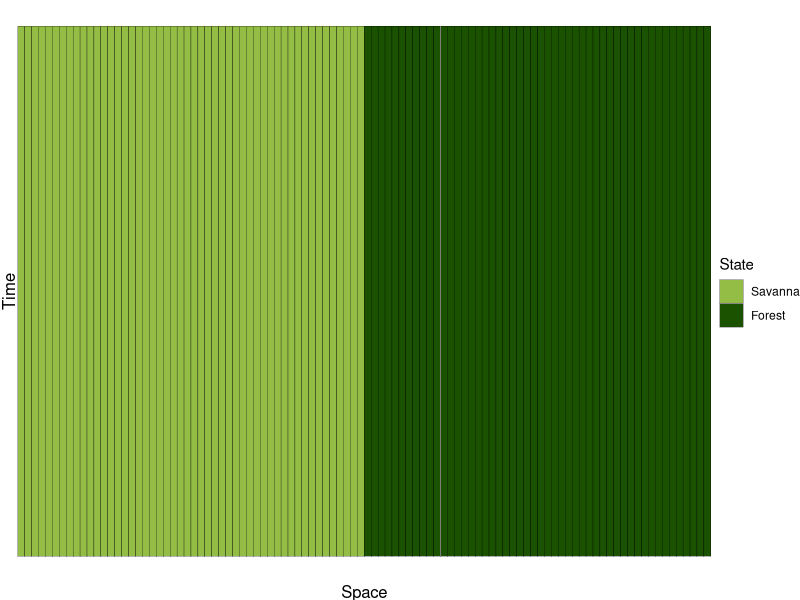
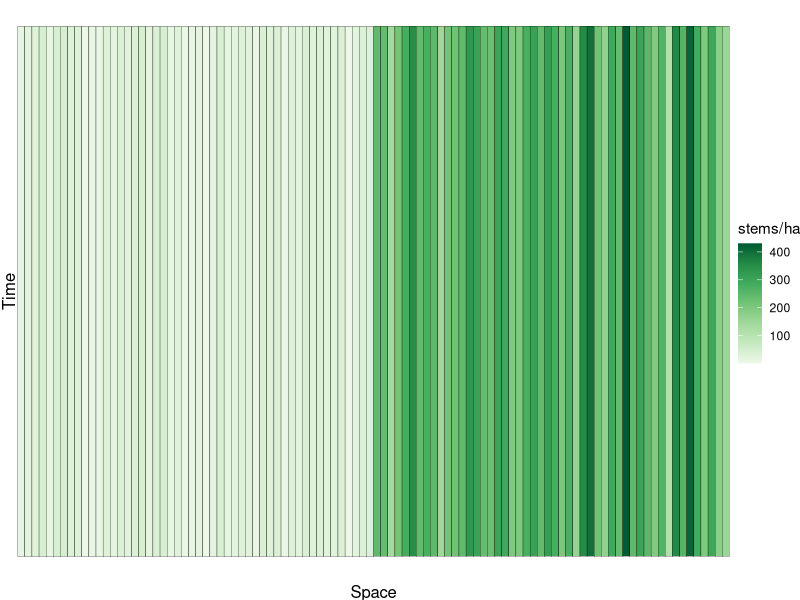
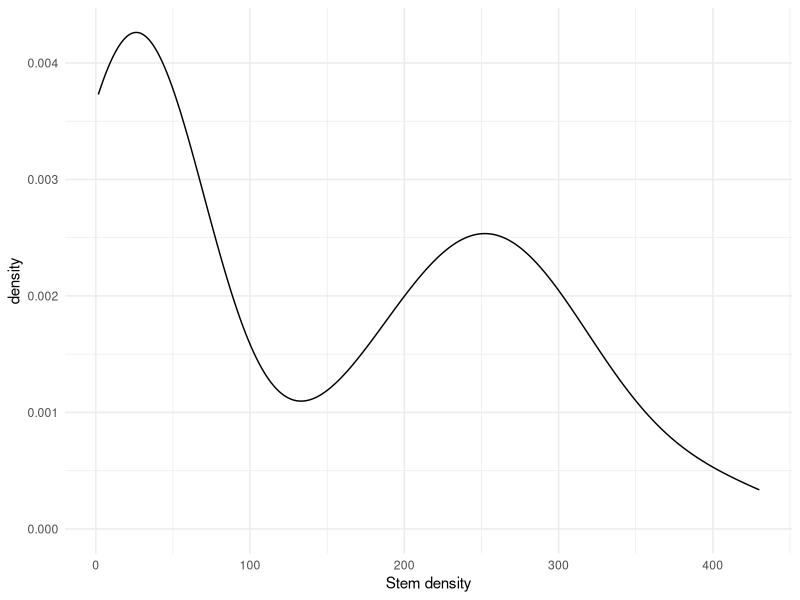
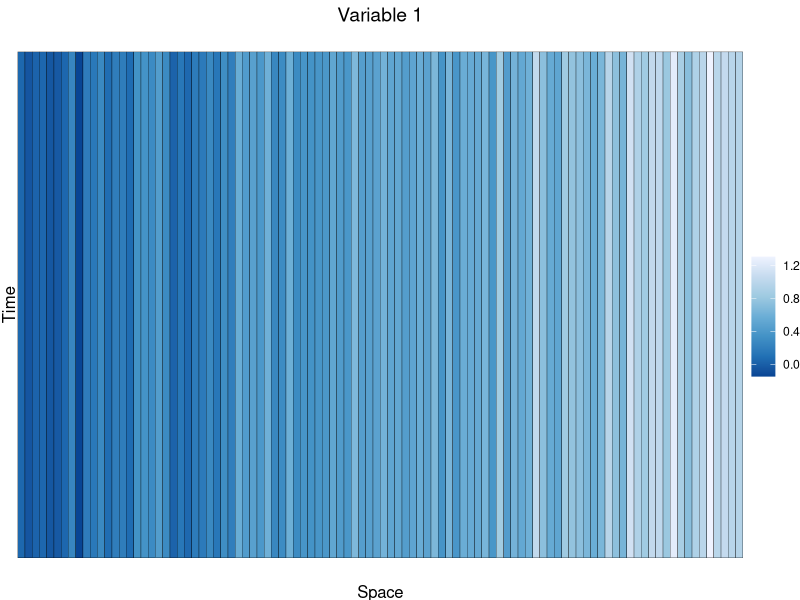
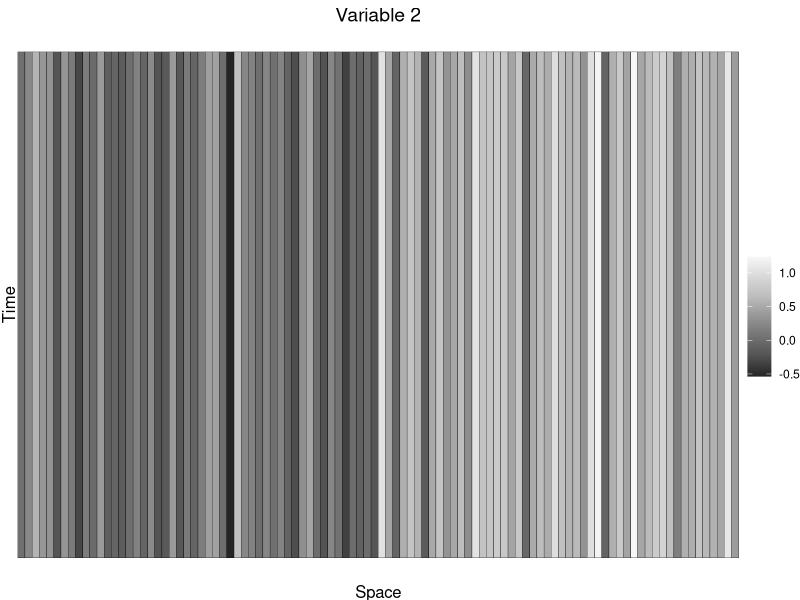
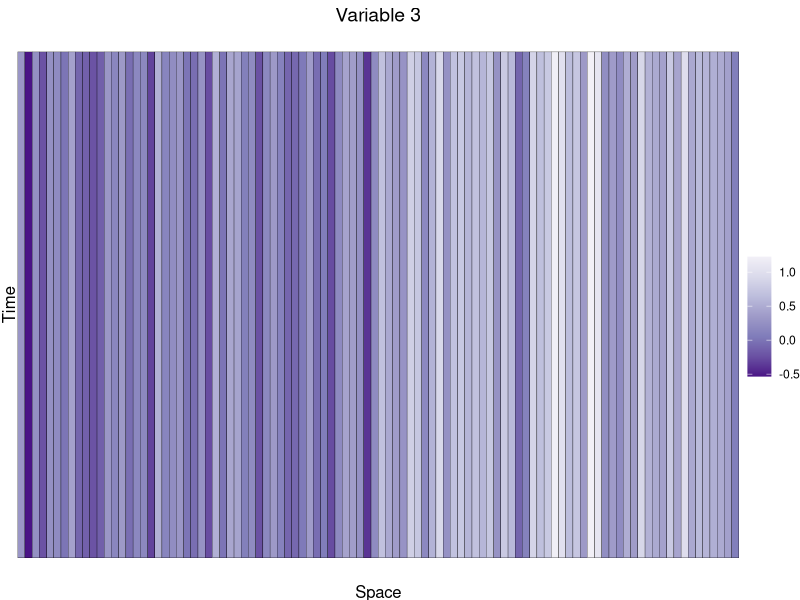
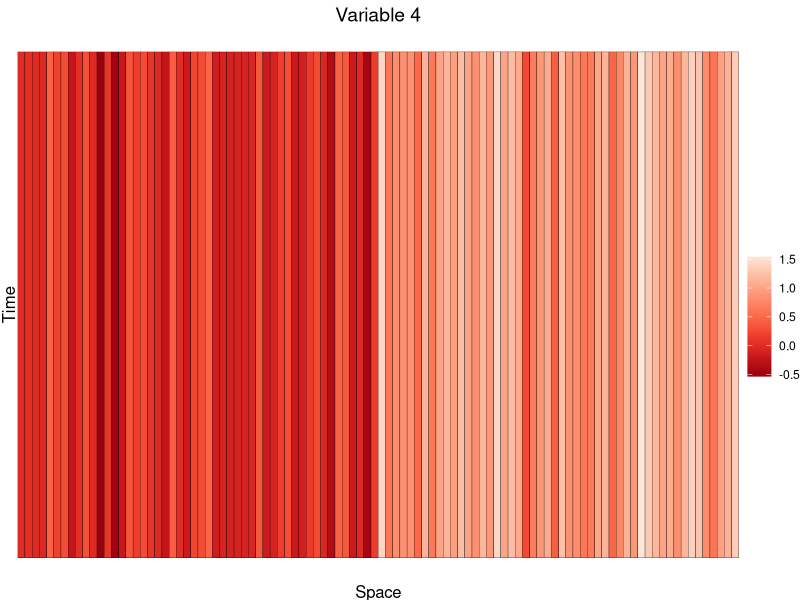
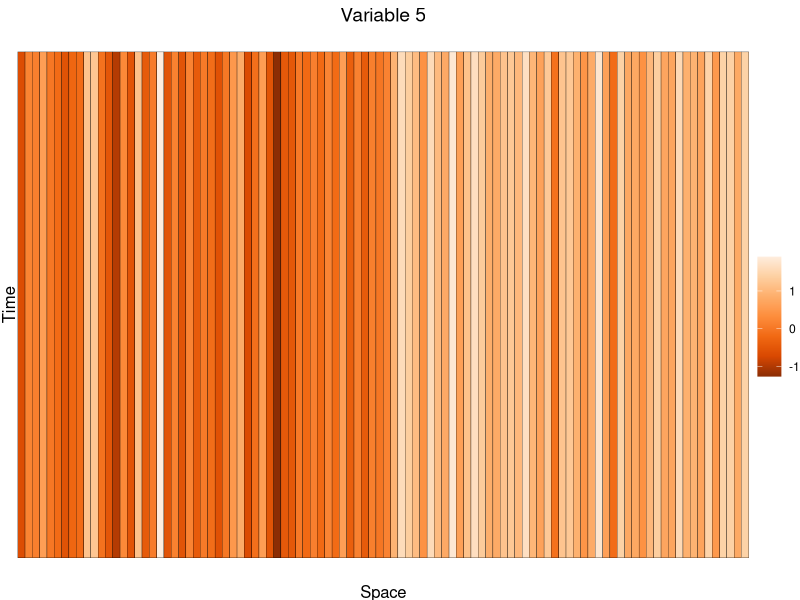

Write the R code that produced these figures, in order. (Note: this script raises an error after producing the figures.)
#### Simulation 6
#### Initial stem density is explained by initial environmental
#### conditions, in addition to ecosystem state
#### Environment change influences change in ecosystem state

rm(list = ls())

# Number of locations in 1D space
nloc <- 100
# Number of time steps
ntime <- 150

# Set seed for generating initial conditions
set.seed(1)

#### 1. Define ecosystem initial conditions ####

# Create 0s and 1s defining ecosystem state along left-right axis
binary_response <- c(rep(0, times = nloc/2),
                     rep(1, times = nloc/2))

# Plot to show initial state distribution
ggplot2::ggplot() +
  ggplot2::geom_tile(ggplot2::aes(x = factor(1:nloc),
                                  y = 1,
                                  fill = factor(binary_response)),
                     color = 'black') +
  ggplot2::scale_fill_manual(limits = factor(c(0, 1)),
                             values = c('#94bd46', '#1a5200'),
                             name = 'State',
                             labels = c('Savanna', 'Forest')) +
  ggplot2::xlab('Space') + ggplot2::ylab('Time') +
  ggplot2::theme_void() +
  ggplot2::theme(axis.title = ggplot2::element_text(size = 12),
                 axis.title.y = ggplot2::element_text(angle = 90))

#### 2. Define initial stem density ####

# Generate continuous respones variable (stem density)
# from ecosystem state
cont_response <- c(runif(n = nloc/2, min = 1, max = 47),
                   rnorm(n = nloc/2, mean = 250, sd = 75))

# Plot initial stem density
ggplot2::ggplot() +
  ggplot2::geom_tile(ggplot2::aes(x = factor(1:nloc),
                                  y = 1,
                                  fill = cont_response),
                     color = 'black') +
  ggplot2::scale_fill_distiller(name = 'stems/ha',
                                palette = 'Greens',
                                direction = 1) +
  ggplot2::xlab('Space') + ggplot2::ylab('Time') +
  ggplot2::theme_void() +
  ggplot2::theme(axis.title = ggplot2::element_text(size = 12),
                 axis.title.y = ggplot2::element_text(angle = 90))

# Density plot showing bimodality
ggplot2::ggplot() +
  ggplot2::geom_density(ggplot2::aes(x = cont_response)) +
  ggplot2::xlab('Stem density') +
  ggplot2::theme_minimal()

#### 3. Define environmental conditions ####

# This includes the same gradients describing the ecosystem
## state transition in Simulation 1
## but also includes environmental variables correlated
## with stem density in the first time period
## This is the same as Simulation 2

# Gradient from 0 to 1 representing smooth left-right gradient
base_var <- seq(from = 0, to = 1, length.out = nloc)

# Add a small amount of random noise
var1 <- base_var + rnorm(n = length(base_var),
                         mean = 0,
                         sd = 0.15)

# Variable correlated with stem density
base_var2 <- scales::rescale(cont_response, to = c(0, 1))

# Add a small amount of random noise
var2 <- base_var2 + rnorm(n = length(base_var),
                          mean = 0,
                          sd = 0.25)
var3 <- base_var2 + rnorm(n = length(base_var),
                          mean = 0,
                          sd = 0.25)

# Variables with more stark change between locations of
# initial ecosystem states
base_var3 <- c(rep(0, times = nloc/2),
               rep(1, times = nloc/2))

# Add random noise
var4 <- base_var3 + rnorm(n = length(base_var),
                          mean = 0,
                          sd = 0.25)
var5 <- base_var3 + rnorm(n = length(base_var),
                          mean = 0,
                          sd = 0.5)

## Plot initial values

# Variable 1
ggplot2::ggplot() +
  ggplot2::geom_tile(ggplot2::aes(x = factor(1:nloc),
                                  y = 1,
                                  fill = var1),
                     color = 'black') +
  ggplot2::xlab('Space') + ggplot2::ylab('Time') +
  ggplot2::ggtitle('Variable 1') +
  ggplot2::scale_fill_distiller(name = '',
                                palette = 'Blues') +
  ggplot2::theme_void() +
  ggplot2::theme(axis.title = ggplot2::element_text(size = 12),
                 axis.title.y = ggplot2::element_text(angle = 90),
                 plot.title = ggplot2::element_text(size = 14, hjust = 0.5))

# Variable 2
ggplot2::ggplot() +
  ggplot2::geom_tile(ggplot2::aes(x = factor(1:nloc),
                                  y = 1,
                                  fill = var2),
                     color = 'black') +
  ggplot2::xlab('Space') + ggplot2::ylab('Time') +
  ggplot2::ggtitle('Variable 2') +
  ggplot2::scale_fill_distiller(name = '',
                                palette = 'Greys') +
  ggplot2::theme_void() +
  ggplot2::theme(axis.title = ggplot2::element_text(size = 12),
                 axis.title.y = ggplot2::element_text(angle = 90),
                 plot.title = ggplot2::element_text(size = 14, hjust = 0.5))

# Variable 3
ggplot2::ggplot() +
  ggplot2::geom_tile(ggplot2::aes(x = factor(1:nloc),
                                  y = 1,
                                  fill = var3),
                     color = 'black') +
  ggplot2::xlab('Space') + ggplot2::ylab('Time') +
  ggplot2::ggtitle('Variable 3') +
  ggplot2::scale_fill_distiller(name = '',
                                palette = 'Purples') +
  ggplot2::theme_void() +
  ggplot2::theme(axis.title = ggplot2::element_text(size = 12),
                 axis.title.y = ggplot2::element_text(angle = 90),
                 plot.title = ggplot2::element_text(size = 14, hjust = 0.5))

# Variable 4
ggplot2::ggplot() +
  ggplot2::geom_tile(ggplot2::aes(x = factor(1:nloc),
                                  y = 1,
                                  fill = var4),
                     color = 'black') +
  ggplot2::xlab('Space') + ggplot2::ylab('Time') +
  ggplot2::ggtitle('Variable 4') +
  ggplot2::scale_fill_distiller(name = '',
                                palette = 'Reds') +
  ggplot2::theme_void() +
  ggplot2::theme(axis.title = ggplot2::element_text(size = 12),
                 axis.title.y = ggplot2::element_text(angle = 90),
                 plot.title = ggplot2::element_text(size = 14, hjust = 0.5))

# Variable 5
ggplot2::ggplot() +
  ggplot2::geom_tile(ggplot2::aes(x = factor(1:nloc),
                                  y = 1,
                                  fill = var5),
                     color = 'black') +
  ggplot2::xlab('Space') + ggplot2::ylab('Time') +
  ggplot2::ggtitle('Variable 5') +
  ggplot2::scale_fill_distiller(name = '',
                                palette = 'Oranges') +
  ggplot2::theme_void() +
  ggplot2::theme(axis.title = ggplot2::element_text(size = 12),
                 axis.title.y = ggplot2::element_text(angle = 90),
                 plot.title = ggplot2::element_text(size = 14, hjust = 0.5))

#### 4. Define relationship between environment and ecosystem ####
## I define the relationship in two steps: one for
## ecosystem state and one for stem density within the forest

## The first part is equivalent to ecosystem state prediction
## in Simulation 5

# Fit "true" relationship between the binary response
# variable and the environment
# Assuming here that only variables 1 and 4 matter
true_rel_bin <- glm(factor(binary_response) ~ var1 + var4,
                    family = 'binomial')

# Define true betas for binary response
# vars 1 & 5 are the estimates from the fitted model
# var 2-4 are 0
true_beta_bin <- unname(c(true_rel_bin$coefficients[1], # intercept
                          true_rel_bin$coefficient[2], # variable 1
                          0, 0, # variables 2-3
                          true_rel_bin$coefficients[3], # variable 4
                          0)) # variable 5

# Subset only forest and only savanna stem density cells
only_sav <- cont_response[1:(nloc/2)]
only_for <- cont_response[(nloc/2+1):nloc]

# Fit "true" relationship between environment and
# the continuous response variable
true_rel_cont_sav <- lm(only_sav ~ var2[1:(nloc/2)])
true_rel_cont_for <- lm(only_for ~ var2[(nloc/2+1):nloc])

# Define true betas for continuous response
# var 2 is the estimate from the model
# vars 1 and 3-5 are 0
true_beta_cont_sav <- unname(c(true_rel_cont_sav$coefficients[1], # intercept
                               0, # variable 1
                               true_rel_cont_sav$coefficients[2], # variable 2
                               0, 0, 0)) # variables 3-5
true_beta_cont_for <- unname(c(true_rel_cont_for$coefficients[1], # intercept
                               0, # variable 1
                               true_rel_cont_for$coefficients[2], # variable 2
                               0, 0, 0)) # variables 3-5

#### 5. Process evolution ####

# Initialize matrices
sim_binary <- matrix(, nrow = ntime,
                     ncol = nloc)
sim_binary[1,] <- binary_response

sim_cont <- matrix(, nrow = ntime,
                   ncol = nloc)
sim_cont[1,] <- cont_response

x1_mat <- x2_mat <- x3_mat <- x4_mat <- x5_mat <-
  matrix(, nrow = ntime,
         ncol = nloc)
x1_mat[1,] <- var1
x2_mat[1,] <- var2
x3_mat[1,] <- var3
x4_mat[1,] <- var4
x5_mat[1,] <- var5

# Set seed again
set.seed(1)

# Loop over each row (time step) after initial conditions
for(i in 2:nrow(sim_binary)){
  # Loop over each column (location)
  for(j in 1:ncol(sim_binary)){
    #### Environmental change
    
    # Increasing pattern for variables 1 and 5
    x1_mat[i,j] <- x1_mat[i-1,j] + rnorm(n = 1,
                                         mean = 0.003,
                                         sd = 0.01)
    x5_mat[i,j] <- x5_mat[i-1,j] + rnorm(n = 1,
                                         mean = 0.003,
                                         sd = 0.01)
    
    # Random change for variables 2 and 3
    x2_mat[i,j] <- x2_mat[i-1,j] + rnorm(n = 1,
                                         mean = 0,
                                         sd = 0.01)
    x3_mat[i,j] <- x3_mat[i-1,j] + rnorm(n = 1,
                                         mean = 0,
                                         sd = 0.02)
    
    # No change in variable 4
    x4_mat[i,j] <- x4_mat[i-1,j]
    
    #### Dependent change in ecosystem state
    
    # Previous ecosystem state
    prev <- sim_binary[i-1,j]
    
    # Ecosystem state is a function of the environment
    # Predicted based on fitted coefficients
    curr <- round(plogis(true_beta_bin[1] +
                           true_beta_bin[2] * x1_mat[i,j] +
                           true_beta_bin[3] * x2_mat[i,j] +
                           true_beta_bin[4] * x3_mat[i,j] +
                           true_beta_bin[5] * x4_mat[i,j] +
                           true_beta_bin[6] * x5_mat[i,j]))
    
    ## Change in stem density based on ecosystem state
    ## and environmental conditions
    
    # If the state is savanna, use savanna relationship
    if(curr == 0) curr_density <-
      true_beta_cont_sav[1] +
      true_beta_cont_sav[2] * x1_mat[i,j] +
      true_beta_cont_sav[3] * x2_mat[i,j] +
      true_beta_cont_sav[4] * x3_mat[i,j] +
      true_beta_cont_sav[5] * x4_mat[i,j] +
      true_beta_cont_sav[6] * x5_mat[i,j]
    
    # If the state is forest, use forest relationship
    if(curr == 1) curr_density <-
      true_beta_cont_for[1] +
      true_beta_cont_for[2] * x1_mat[i,j] +
      true_beta_cont_for[3] * x2_mat[i,j] +
      true_beta_cont_for[4] * x3_mat[i,j] +
      true_beta_cont_for[5] * x4_mat[i,j] +
      true_beta_cont_for[6] * x5_mat[i,j]
    
    # Adjustments to ensure that we maintain bimodality
    if(curr == 0 & curr_density > 47) curr_density <- 47
    if(curr == 0 & curr_density < 1) curr_density <- 1
    if(curr == 1 & curr_density < 150) curr_density <- 150
    
    # Update matrices
    sim_binary[i,j] <- curr
    sim_cont[i,j] <- curr_density
  }
}

#### 6. Format & visualize ecosystem state ####

# Melt matrix
sim_binary_df <- reshape2::melt(sim_binary)

# Add column names
colnames(sim_binary_df) <- c('time', 'space', 'value')

# Plot change over time
sim_binary_df |>
  ggplot2::ggplot() +
  ggplot2::geom_tile(ggplot2::aes(x = factor(space),
                                  y = time,
                                  fill = factor(value)),
                     color = 'black') +
  ggplot2::scale_fill_manual(limits = factor(c(0, 1)),
                             values = c('#94bd46', '#1a5200'),
                             name = 'State',
                             labels = c('Savanna', 'Forest')) +
  ggplot2::scale_y_reverse() +
  ggplot2::xlab('Space') + ggplot2::ylab('Time') +
  ggplot2::theme_void() +
  ggplot2::theme(axis.title = ggplot2::element_text(size = 12),
                 axis.title.y = ggplot2::element_text(angle = 90),
                 axis.text.y = ggplot2::element_text(size = 10))

nforest <- length(which(dplyr::filter(sim_binary_df, time == ntime)$value == 1)) / nloc * 100
nsavanna <- 100 - nforest
paste0(nforest, '% forest and ', nsavanna, '% savanna')

#### 7. Format & visualize stem density ####

# Melt matrix
sim_cont_df <- reshape2::melt(sim_cont)

# Add column names
colnames(sim_cont_df) <- c('time', 'space', 'value')

# Plot stem density
sim_cont_df |>
  ggplot2::ggplot() +
  ggplot2::geom_tile(ggplot2::aes(x = factor(space),
                                  y = time,
                                  fill = value),
                     color = 'black') +
  ggplot2::scale_y_reverse() +
  ggplot2::scale_fill_distiller(name = 'stems/ha',
                                palette = 'Greens',
                                direction = 1) +
  ggplot2::xlab('Space') + ggplot2::ylab('Time') +
  ggplot2::theme_void() +
  ggplot2::theme(axis.title = ggplot2::element_text(size = 12),
                 axis.title.y = ggplot2::element_text(angle = 90),
                 axis.text.y = ggplot2::element_text(size = 10))

#### 8. Format & visualize environmental variables ####

# Melt matrices
x1_df <- reshape2::melt(x1_mat)
x2_df <- reshape2::melt(x2_mat)
x3_df <- reshape2::melt(x3_mat)
x4_df <- reshape2::melt(x4_mat)
x5_df <- reshape2::melt(x5_mat)

# Add column names
colnames(x1_df) <- c('time', 'space', 'var1')
colnames(x2_df) <- c('time', 'space', 'var2')
colnames(x3_df) <- c('time', 'space', 'var3')
colnames(x4_df) <- c('time', 'space', 'var4')
colnames(x5_df) <- c('time', 'space', 'var5')

## Plot predictor variables over time

# Variable 1
x1_df |>
  ggplot2::ggplot() +
  ggplot2::geom_tile(ggplot2::aes(x = factor(space),
                                  y = time,
                                  fill = var1),
                     color = 'black') +
  ggplot2::scale_fill_distiller(name = '',
                                palette = 'Blues') +
  ggplot2::scale_y_reverse() +
  ggplot2::xlab('Space') + ggplot2::ylab('Time') +
  ggplot2::ggtitle('Variable 1') +
  ggplot2::theme_void() +
  ggplot2::theme(plot.title = ggplot2::element_text(size = 14, hjust = 0.5),
                 axis.title = ggplot2::element_text(size = 12),
                 axis.title.y = ggplot2::element_text(angle = 90),
                 axis.text.y = ggplot2::element_text(size = 10))

# Variable 2
x2_df |>
  ggplot2::ggplot() +
  ggplot2::geom_tile(ggplot2::aes(x = factor(space),
                                  y = time,
                                  fill = var2),
                     color = 'black') +
  ggplot2::scale_fill_distiller(name = '',
                                palette = 'Greys') +
  ggplot2::scale_y_reverse() +
  ggplot2::xlab('Space') + ggplot2::ylab('Time') +
  ggplot2::ggtitle('Variable 2') +
  ggplot2::theme_void() +
  ggplot2::theme(plot.title = ggplot2::element_text(size = 14, hjust = 0.5),
                 axis.title = ggplot2::element_text(size = 12),
                 axis.title.y = ggplot2::element_text(angle = 90),
                 axis.text.y = ggplot2::element_text(size = 10))

# Variable 3
x3_df |>
  ggplot2::ggplot() +
  ggplot2::geom_tile(ggplot2::aes(x = factor(space),
                                  y = time,
                                  fill = var3),
                     color = 'black') +
  ggplot2::scale_fill_distiller(name = '',
                                palette = 'Purples') +
  ggplot2::scale_y_reverse() +
  ggplot2::xlab('Space') + ggplot2::ylab('Time') +
  ggplot2::ggtitle('Variable 3') +
  ggplot2::theme_void() +
  ggplot2::theme(plot.title = ggplot2::element_text(size = 14, hjust = 0.5),
                 axis.title = ggplot2::element_text(size = 12),
                 axis.title.y = ggplot2::element_text(angle = 90),
                 axis.text.y = ggplot2::element_text(size = 10))

# Variable 4
x4_df |>
  ggplot2::ggplot() +
  ggplot2::geom_tile(ggplot2::aes(x = factor(space),
                                  y = time,
                                  fill = var4),
                     color = 'black') +
  ggplot2::scale_fill_distiller(name = '',
                                palette = 'Reds') +
  ggplot2::scale_y_reverse() +
  ggplot2::xlab('Space') + ggplot2::ylab('Time') +
  ggplot2::ggtitle('Variable 4') +
  ggplot2::theme_void() +
  ggplot2::theme(plot.title = ggplot2::element_text(size = 14, hjust = 0.5),
                 axis.title = ggplot2::element_text(size = 12),
                 axis.title.y = ggplot2::element_text(angle = 90),
                 axis.text.y = ggplot2::element_text(size = 10))

# Variable 5
x5_df |>
  ggplot2::ggplot() +
  ggplot2::geom_tile(ggplot2::aes(x = factor(space),
                                  y = time,
                                  fill = var5),
                     color = 'black') +
  ggplot2::scale_fill_distiller(name = '',
                                palette = 'Oranges') +
  ggplot2::scale_y_reverse() +
  ggplot2::xlab('Space') + ggplot2::ylab('Time') +
  ggplot2::ggtitle('Variable 5') +
  ggplot2::theme_void() +
  ggplot2::theme(plot.title = ggplot2::element_text(size = 14, hjust = 0.5),
                 axis.title = ggplot2::element_text(size = 12),
                 axis.title.y = ggplot2::element_text(angle = 90),
                 axis.text.y = ggplot2::element_text(size = 10))

#### 9. Save ####

# Combine
simulations <- sim_cont_df |>
  dplyr::rename(density = value) |>
  dplyr::full_join(y = x1_df,
                   by = c('time', 'space')) |>
  dplyr::full_join(y = x2_df,
                   by = c('time', 'space')) |>
  dplyr::full_join(y = x3_df,
                   by = c('time', 'space')) |>
  dplyr::full_join(y = x4_df,
                   by = c('time', 'space')) |>
  dplyr::full_join(y = x5_df,
                   by = c('time', 'space'))

# Save
save(simulations,
     file = 'out/simulation/sim6.RData')
